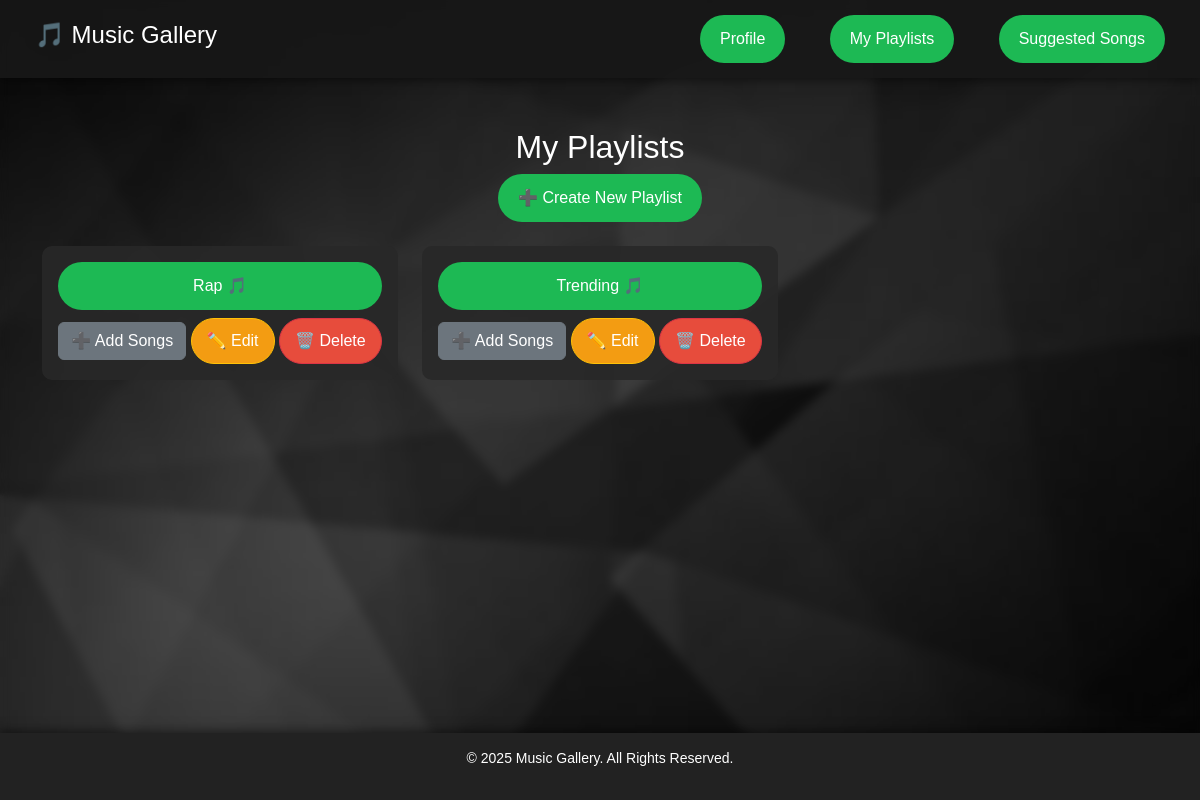
Before: /playlists/ (signed in) with the older database file.
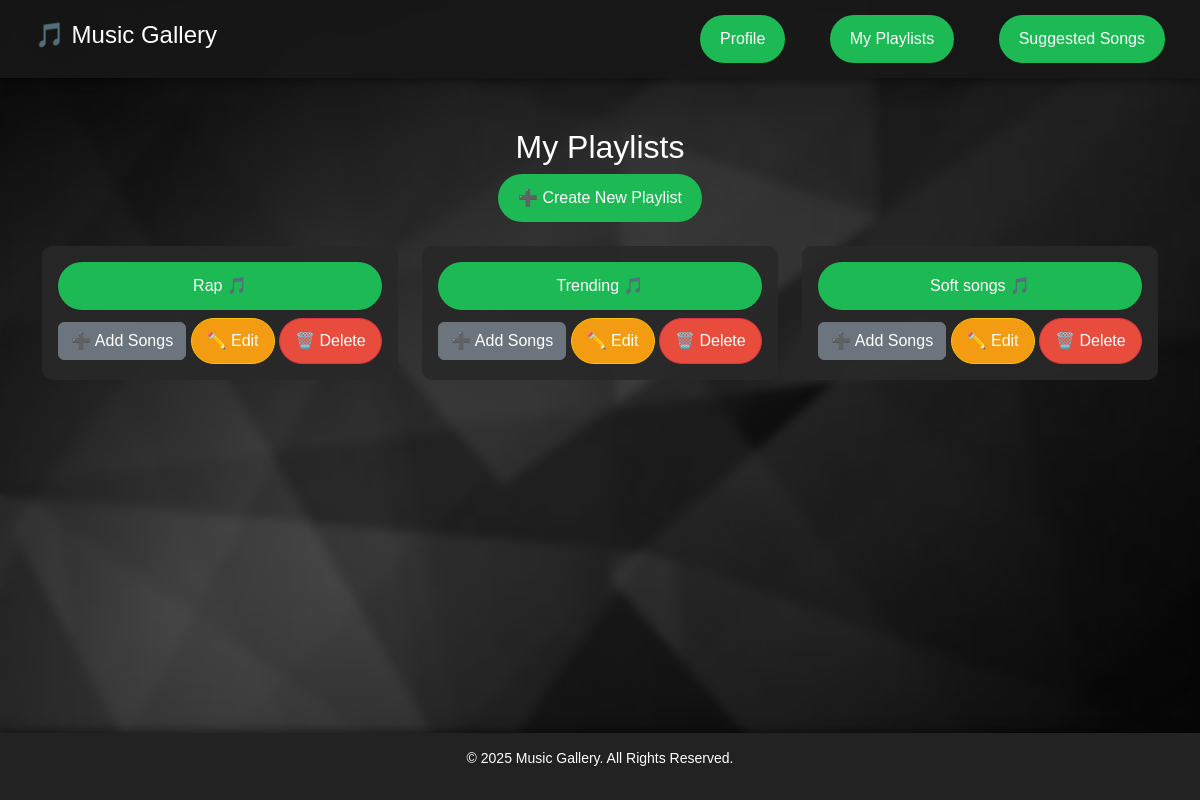
After: the same page with the newer database file.
### store/models.py (models this page shows, shortened)
class Playlist(models.Model):
    name = models.CharField(max_length=255)
    user = models.ForeignKey(User, on_delete=models.CASCADE)
    is_collaborative = models.BooleanField(default=False)
    created_at = models.DateTimeField(auto_now_add=True)

### store/views.py (the view)
# urls.py: path('playlists/', views.playlists, name='playlists'),
@login_required
def playlists(request):
    user_playlists = Playlist.objects.filter(user=request.user)
    return render(request, 'playlists.html', {'playlists': user_playlists})

### store/templates/playlists.html
{% extends 'base.html' %}
{% block content %}
<h2 class="text-center">My Playlists</h2>
<div class="text-center">
        <a href="{% url 'create_playlist' %}" class="btn btn-custom">➕ Create New Playlist</a>
</div>
<div class="row mt-4">
    {% for playlist in playlists %}
    <div class="col-md-4">
        <div class="card-custom p-3 text-center">
            <a href="{% url 'view_playlist' playlist.id %}" class="btn btn-custom btn-lg w-100">
                {{ playlist.name }} 🎵
            </a>
            <a href="{% url 'add_song' playlist.id %}" class="btn btn-secondary mt-2">➕ Add Songs</a>
            <a href="{% url 'edit_playlist' playlist.id %}" class="btn btn-warning mt-2">✏️ Edit</a>
            <a href="{% url 'delete_playlist' playlist.id %}" class="btn btn-danger mt-2">🗑️ Delete</a>
        </div>
    </div>
    {% endfor %}
</div>
{% endblock %}

Changed rows visible on the page:
added Playlist: name "Soft songs"
